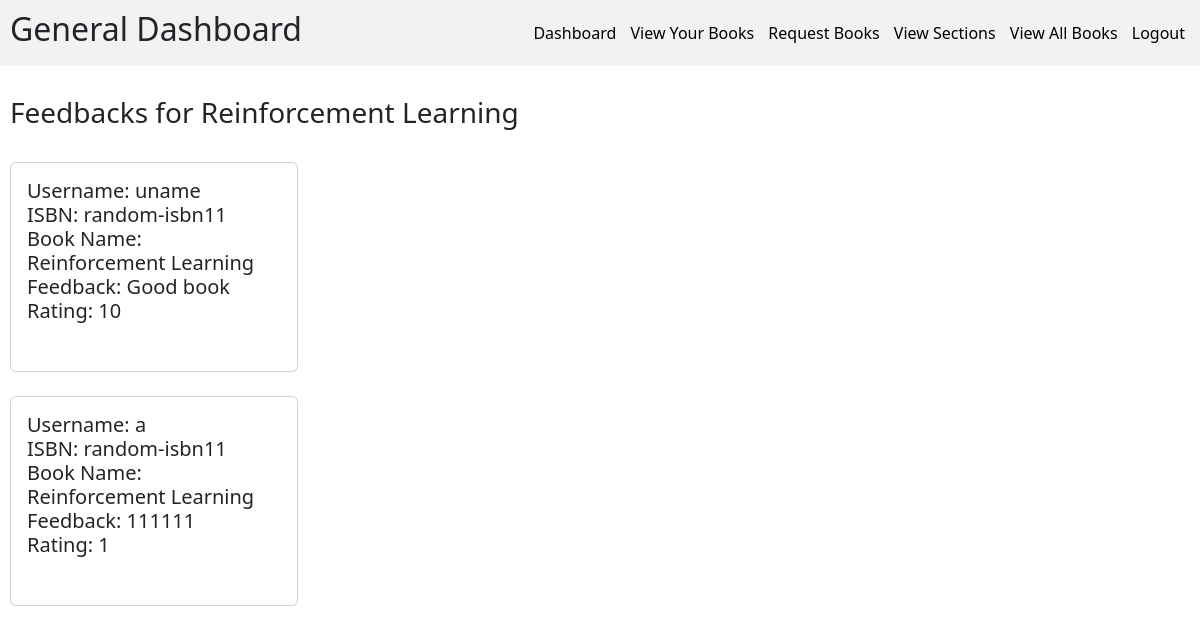
The app's page /readFeedback/?id=1 (signed in) with its own data.
### models.py (models this page shows)
class BookModel(db.Model):
    __tablename__ = "book"
    id = Column(Integer, primary_key=True, autoincrement=True)
    isbn = Column(String(13), nullable=False, unique=True)
    name = Column(String(100), nullable=False)
    page_count = Column(Integer, nullable=False)
    content = Column(String, nullable=False)
    publisher = Column(String(100), nullable=False)
    volume = Column(Integer, nullable = False)
    section_id = Column(Integer, ForeignKey("section.id"), nullable=False)
    search_word = Column(String(500), nullable=False)
    price = Column(Integer, nullable=False)

class BookFeedbackModel(db.Model):
    __tablename__ = "book_feedback"
    uid = Column(Integer, ForeignKey("user_login.id"), primary_key=True)
    book_id = Column(Integer, ForeignKey("book.id"), primary_key=True)
    feedback = Column(String(500), nullable=False)
    rating = Column(Integer, nullable=False)

class UserLoginModel(db.Model, UserMixin):
    __tablename__ = "user_login"
    id = Column(Integer, primary_key=True, autoincrement=True)
    username = Column(String(40), unique=True, nullable=False)
    password = Column(String(80), nullable=False)

### app.py (the view)
@app.route("/readFeedback/", methods=["GET"])
@login_required
def readFeedback():
    id = request.args.get("id")
    user_info = UserInfoModel.query.filter_by(uid=current_user.id).first()
    if not user_info:
        flash("User info not found")
        return redirect("/")
    role = user_info.role
    if id:
        book = BookModel.query.filter_by(id=id).first()
        if not book:
            flash("Book does not exist")
            return redirect(f"/{user_info.role.lower()}Dashboard")
    if not id:
        book_feedbacks = (
            BookFeedbackModel.query.join(
                BookModel, onclause=BookModel.id == BookFeedbackModel.book_id
            )
            .join(UserLoginModel, onclause=UserLoginModel.id == BookFeedbackModel.uid)
            .with_entities(
                BookModel.id,
                BookModel.isbn,
                BookModel.name,
                BookFeedbackModel.uid,
                BookFeedbackModel.feedback,
                BookFeedbackModel.rating,
                UserLoginModel.username,
            )
            .all()
        )
        return render_template(
            "readFeedback.html", book_feedbacks=book_feedbacks, role=role
        )
    else:
        book_feedbacks = (
            BookFeedbackModel.query.filter_by(book_id=id)
            .join(BookModel, onclause=BookModel.id == BookFeedbackModel.book_id)
            .join(UserLoginModel, onclause=UserLoginModel.id == BookFeedbackModel.uid)
            .with_entities(
                BookModel.id,
                BookModel.isbn,
                BookModel.name,
                BookFeedbackModel.uid,
                BookFeedbackModel.feedback,
                BookFeedbackModel.rating,
                UserLoginModel.username,
            )
            .all()
        )
        return render_template(
            "readSpecificFeedback.html", book_feedbacks=book_feedbacks, role=role
        )

### blueprints/api.py (called while the page is built)
@login_manager.user_loader
def load_user(id):
    return UserLoginModel.query.get(id)

### templates/readSpecificFeedback.html (shortened to what this page needs)
{% if role == "Librarian" %}
{% extends "librarianBase.html" %}
{% else %}
{% extends "generalBase.html" %}
{% endif %}
{% block content %}
{% if not book_feedbacks %}
<h3>No feedbacks exist yet!</h3>
{% else %}
<h3>Feedbacks for {{book_feedbacks[0].name}}</h3> <br>
{% for feedback in book_feedbacks %}
    <div class="card" style="width: 18rem;">
        <div class="card-body">
            <h5>
                        Username: {{feedback.username}} <br>
                        ISBN: {{feedback.isbn}} <br>
                        Book Name: {{feedback.name}} <br>
                        Feedback: {{feedback.feedback}} <br>
                        Rating: {{feedback.rating}} <br> <br>
                    </h5>
                </div>
            </div>
            <br>
            {% endfor %}
        {% endif %}
{% endblock %}

### static/generalStyle.css (style rules this page uses)
html, body { margin: 0px; font-family: Ubuntu, system-ui, -apple-system, BlinkMacSystemFont, "Segoe UI", Roboto, Oxygen, Cantarell, "Open Sans", "Helvetica Neue", sans-serif; }

### records on screen
BookModel: name "Reinforcement Learning"
BookFeedbackModel: username "uname", isbn "random-isbn11", name "Reinforcement Learning", feedback "Good book", rating "10"
BookFeedbackModel: username "a", isbn "random-isbn11", name "Reinforcement Learning", feedback "111111", rating "1"
